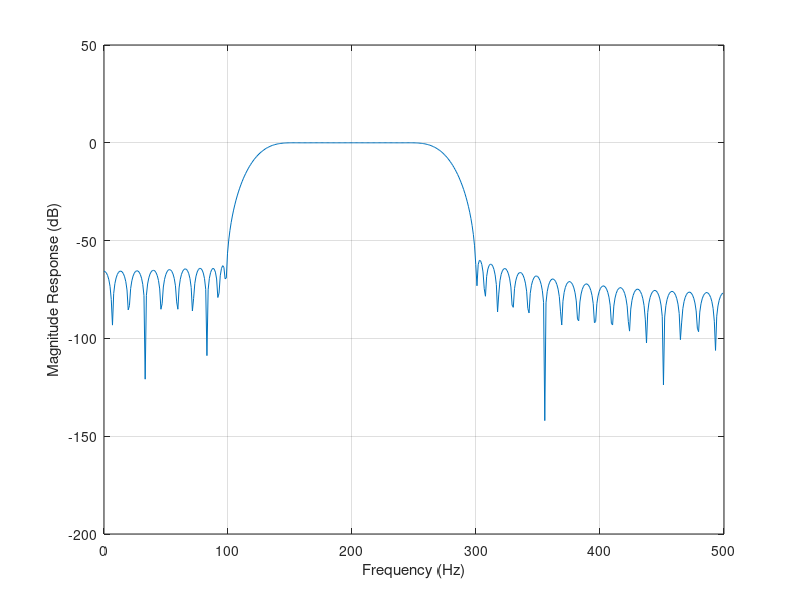

This figure's MATLAB source:
%
%	prog7b2.m, p442						File name
%
FS=1000;										%	Sampling frequency
FN=FS/2;										%	Nyquist frequency
N=73;											%	Filter length
beta=5.65;									%	Kaiser ripple parameter
fc1=125/FN;									%	Normalized cut off frequencies
fc2=275/FN;
FC=[fc1 fc2];								%	Band edge frequencies
hn=fir1(N-1, FC, kaiser(N, beta));	%	Obtain windowed filter coefficients
[H,f]=freqz(hn, 1, 512, FS);			%	Compute frequency response
mag=20*log10(abs(H));
plot(f, mag), grid on
xlabel('Frequency (Hz)')
ylabel('Magnitude Response (dB)')
